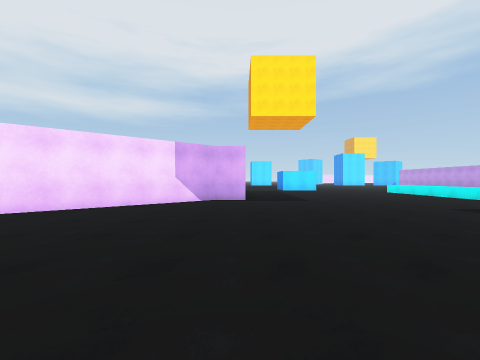
[1] (above)

21 first-person views from a walk through a scene from a Unity 3-D project. The camera is 1.3 m above the floor, looks level and sees 90° across. The floor is counted in squares, 2 m on a side. Each view is taken from the middle of a square. On the plan, view 1 faces up. The plan holds only what a view shows up to about 9 squares ahead; the rest is blank. The place goes on beyond the plan. The player is left out. Surface patterns are stand-ins for the level's own textures.

[2]
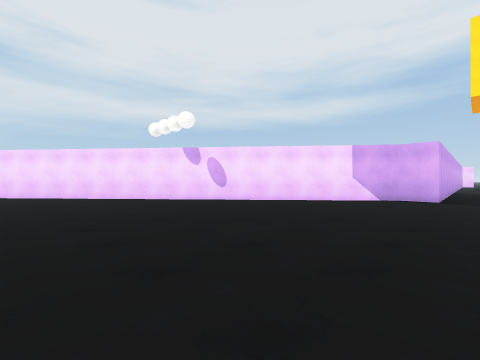

[3]
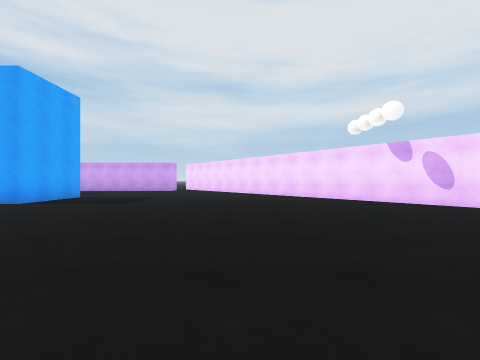

[4]
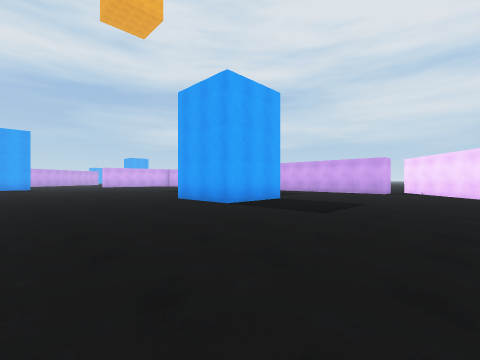

[5]
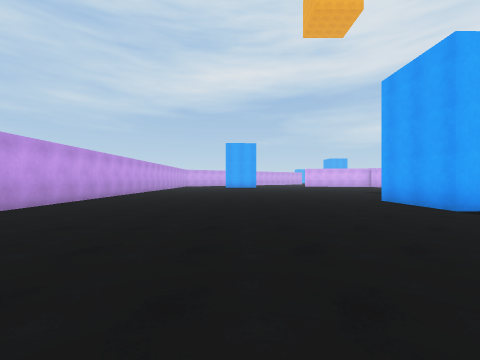

[6]
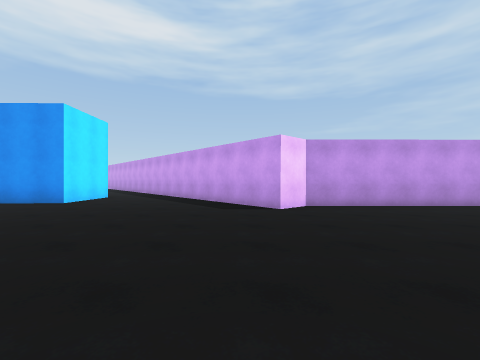

[7]
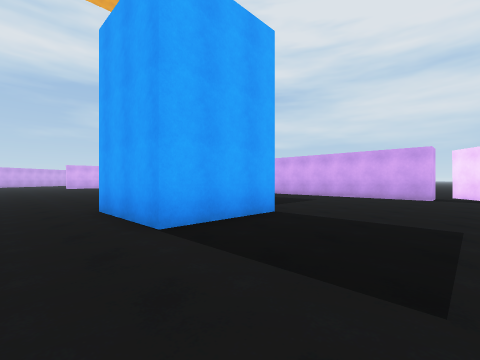

[8]
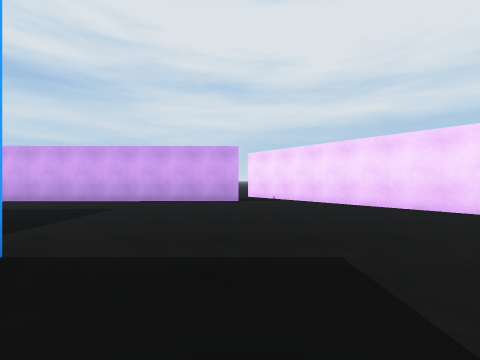

[9]
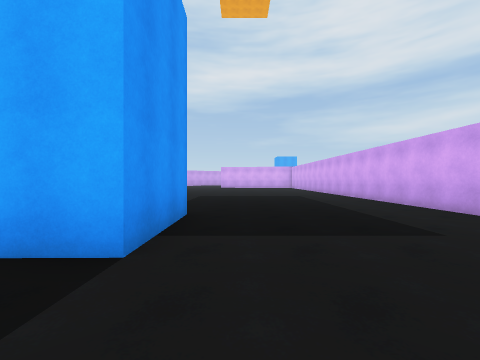

[10]
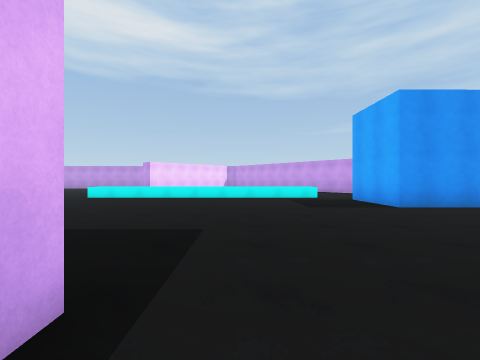

[11]
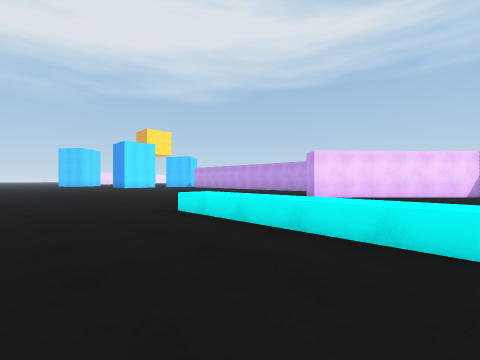

[12]
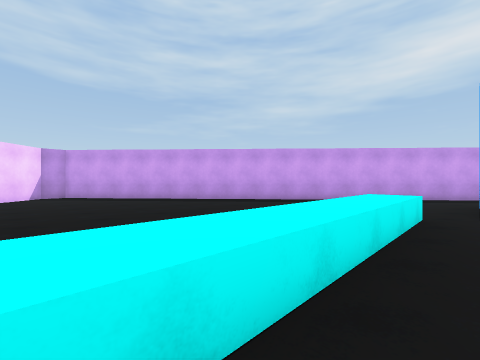

[13]
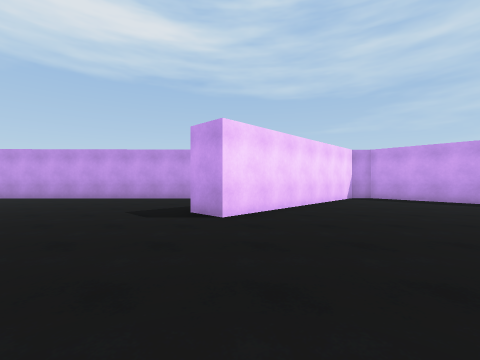

[14]
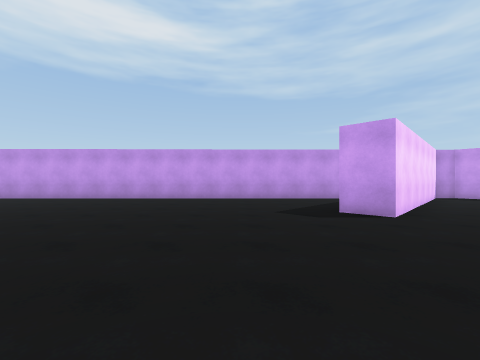

[15]
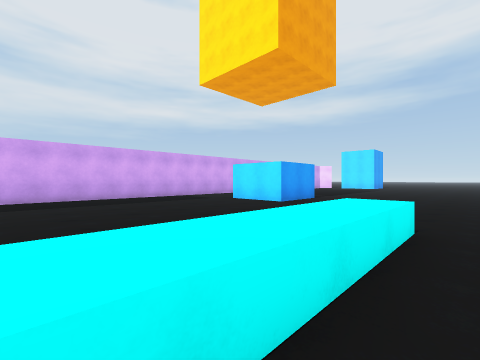

[16]
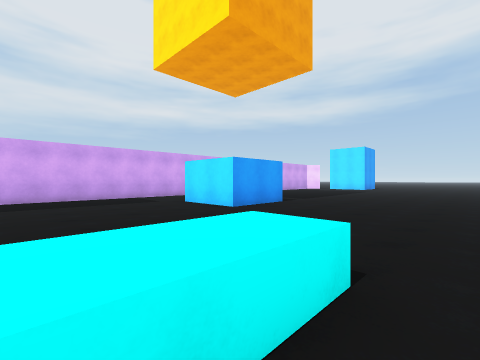

[17]
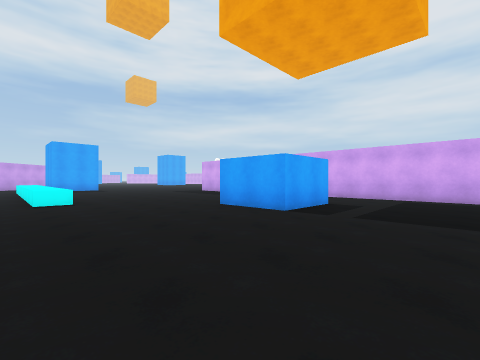

[18]
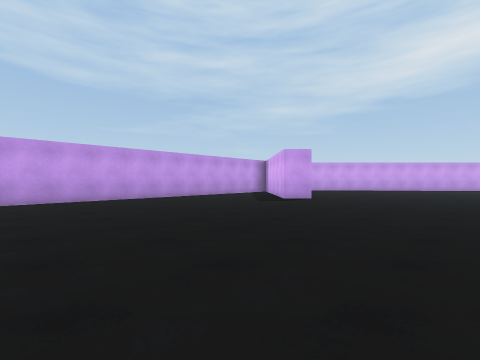

[19]
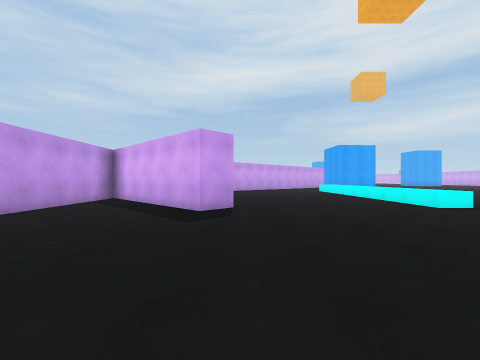

[20]
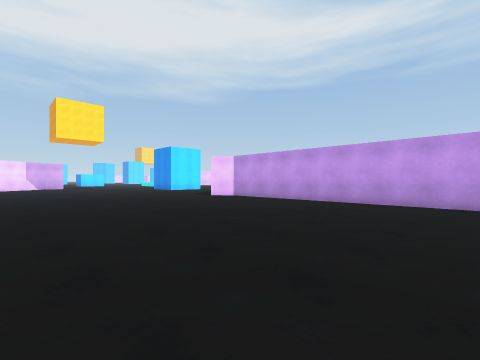

[21]
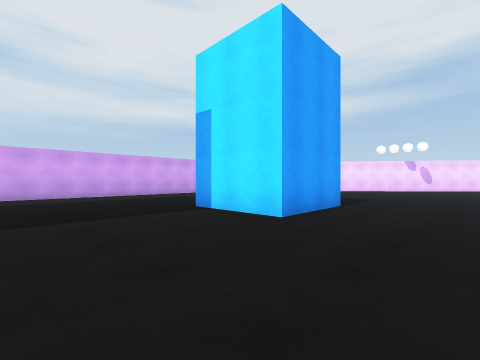

### Floor plan
Points are (right, up) in squares from view 1. A wall is a line through its corners. A room is listed if a view was taken in it or the views show most of it. See-through windows are left out.
Room 1 (views 1, 2, 3, 4, 5, 6, 7, 8, 9, 10, 11, 12, 13, 14, 15, 16, 17, 18, 19, 20, 21)
walls: (7, 0.9) (4.7, 0.9) (4.7, 3.2) (7, 3.3); (-5.5, -7) (-5.4, -9.5) (-8, -9.6) (-8, -7) (-5.5, -7); (2.5, 17.1) (4.7, 17.1) (4.8, 15) (2.6, 15); (4.1, -13.1) (4, -5.6) (3.3, -4.9) (17.6, 7.3) (17.5, 8) (13.2, 12.3) (13.8, 13) (17.5, 9.4) (17.4, 20.6); (0, 20.1) (0.2, 7.9) (-0.8, 7.9) (-15.4, -4.7); (-13.4, -5) (-13.3, -13.6)
low walls: (7.7, 4.1) (7.7, 12.5) (8.4, 12.5) (8.4, 9)
ways out: opening at (-14, -5)

Where each view was taken, in squares from view 1:
view 1: 0 up, 0 right, facing up
view 2: 1 down, 1 right, facing up-left
view 3: 1 down, 1 right, facing left
view 4: 2 down, 1 left, facing down-left
view 5: 2 down, 1 left, facing down
view 6: 4 down, 2 left, facing right
view 7: 4 down, 4 left, facing down-left
view 8: 5 down, 6 left, facing left
view 9: 5 down, 9 left, facing down
view 10: 7 up, 1 left, facing right
view 11: 8 up, 5 right, facing up-right
view 12: 9 up, 7 right, facing down-right
view 13: 12 up, 9 right, facing right
view 14: 15 up, 9 right, facing right
view 15: 9 up, 9 right, facing up-left
view 16: 11 up, 9 right, facing up-left
view 17: 20 up, 9 right, facing down-left
view 18: 20 up, 9 right, facing down-right
view 19: 18 up, 13 right, facing down
view 20: 13 down, 3 left, facing up-right
view 21: 13 down, 3 left, facing up-left
